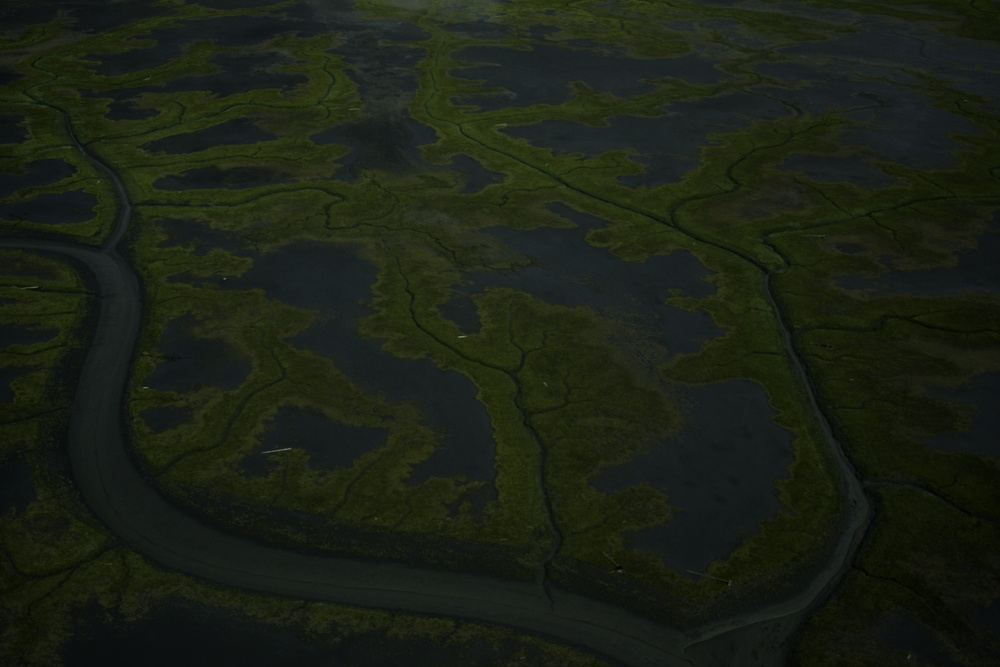
#> input picture T1/images/a0317-IMG_0647.jpg, 1000 x 667 px, shrunk from 4272 x 2848 before the run; its folder holds only this picture in this run
$ python main.py
#> lines starting #> are read from the running program, lines starting #| are printed output that depends on the picture
""" Trabalho 1 - CPM165
Adaptive histogram equalization with visual perception consistency

Imagem a0317-IMG_0647.jpg corresponde a Marsh

Algoritmo:

1. Entrada de uma imagem e obtenção de seu histograma normalizado pela média hist usando a Fórmula (1).
2. Encontrar o melhor parâmetro de correção global y1 para hist usando as Fórmulas (2) e (3),
obtendo assim o histograma ajustado hist1 pela Fórmula (4).
3. Calcular o coeficiente de correção gama secundário y2 usando a Fórmula (6).
4. Ajustar os dados pequenos em hist1 para obter hist2 pela Fórmula (5).
5. Calcular os vieses de brilho 𝛿1, 𝛿2 e o fator de ponderação ω pelas Fórmulas (9), (10) e (11).
6. Obter o histograma de saída do modelo baseado em CDF hist3 pelas Fórmulas (7) e (8).
7. Calcular o limite de truncamento Th usando a Fórmula (13) e obter o histograma truncado hist4 pela Fórmula (14).
8. Equalizar hist4 para obter a imagem aprimorada.
"""


import os
import numpy as np
import cv2
import matplotlib.pyplot as plt

def step1_normalized_histogram(image) -> tuple:
    """
    Passo 1 (Fórmula 1): hist = h x L
    - h: histograma de probabilidade (cada bin dividido pelo total de pixels)
    - L: alcance dinâmico do nível de cinza (normalmente 255) - variação do valor de cinza

    No Texto:
        - h: probability distribution histogram h is calculated by scaling down
            the vertical axis of the histogram in proportion to
            the total number of pixels.
        - L: the gray value variation range.

    Retornamos:
        gray: imagem em tons de cinza
        hist: histograma normalizado multiplicado por L
        Im: brilho médio da imagem
    """

    gray = cv2.cvtColor(image, cv2.COLOR_BGR2GRAY)
    h_raw, _ = np.histogram(gray.flatten(), bins=256, range=[0, 256]) # quantos pixels de cada nível de cinza (0–255)
    h = h_raw / h_raw.sum() # Normaliza para obter probabilidades h (E h = 1)
    L = 255 # alcance dos níveis de cinza, que em imagens de 8 bits vai de 0 a 255
    hist = h * L # Fórmula 1
    Im = np.mean(gray) # Brilho médio - média simples dos pixels em cinza

    return gray, hist, Im

def step2_gamma1_adjustment(hist, Im):
    """
    Passo 2 - Fórmulas (2), (3) e (4):
        (2) erro_abs = argmin_y |CDF(Im) - lambda|     s.t. y ∈ [0,1]
        (3) lambda = I_t / 255
        (4) hist1(k) = hist(k)^y_1
    Retorna:
        best_gamma: y_1 que minimiza erro_abs
        best_hist1: hist1 ajustado pelo y_1 ótimo
    """

    # Fórmula 3: lambda = I_t / 255
    lambda_ = Im / 255

    # Iniciar a busca
    # min_diff = armazenar o erro absoluto
    # best_gamma o y_1 correspondente
    # best_hist1 o histograma resultante

    min_diff = float('inf')
    best_gamma = 0.0
    best_hist1 = hist.copy()

    # Varre y E [0,1]
    # for gamma in np.linspace(0.0, 1.0, 100):
    for gamma in np.linspace(0.5, 1.0, 100):

        # Fórmula 4 hist1(k) = hist(k)^γ
        hist1 = hist ** gamma
        hist1 = hist1 / hist1.sum() # normaliza para soma = 1 - para que seja distribuicao de probabilidade
        cdf = np.cumsum(hist1) # # CDF(hist1, Im) = E_{i=0}^{Im} hist1(i)
        diff = abs(cdf[int(Im)] - lambda_) # Fórmula 2  erro = |CDF(Im) − lambda|

        # atualiza o melhor y se este diff for menor que o erro_abs encontrado até agora
        if diff < min_diff:
            min_diff = diff
            best_gamma = gamma
            best_hist1 = hist1
    # print(f"{best_gamma=}")

    # devolve y_1 ótimo e o histograma ajustado correspondente
    return best_gamma, best_hist1


def step3_gamma2(gamma1):
    """
    Passo 3 - Fórmula 6:
        y2 = a x (1 - y1)
        onde a (peso) = 1 por padrão no artigo.

    No texto:
        - (a) where Î ± is the weight coefficient and the default value is 1
    Retorna:
        y2: coeficiente de correção secundário para "small data"
    """

    # y2 = a x (1 − y1)
    # aqui a = 1 (valor default do artigo), logo y2 = 1 * (1 − y1)

    return 1 * (1 - gamma1)

def step4_hist2_small_values(hist1: np.ndarray, gamma2: float) -> np.ndarray:
    """
    Passo 4 Fórmula 5 - Detail protection:
        hist2(k) = {
            hist1(k)    , if hist1(k) >= 1
            hist1(k)^g2 , if hist1(k) <  1
        }

    No Texto (secao 3.1.2 Detail protection):
        A correcao secundaria de gamma e aplicada apenas aos valores
        de histograma de baixa probabilidade (small data).

    Retorna:
        hist2: vetor de histograma com small data corrigidos por gamma2
    """

    # copia para nao alterar o original
    hist2 = hist1.copy()

    # máscara: True para todos os bins cujo valor é < 1.0
    mask = hist1 < 1.0

    # aplica gamma2 apenas aos small data
    hist2[mask] = hist1[mask] ** gamma2

    # renormaliza para garantir soma igual a 1
    hist2 = hist2 / hist2.sum()

    return hist2

def step5_bias_and_weights(hist, hist2, Im, It=127):
    """
    Passo 5 - Formulas 9, 10 e 11:

        histl  = sum(hist2[0 : Im_index])
        histt  = sum(hist2)                # total do histograma ajustado (deveria ser L = 255)
        kl     = Im_index                  # numero de bins abaixo de Im
        kr     = 256 - Im_index            # numero de bins acima de Im

        Formula  9: delta1 = (It * histt - L * histl) / (kl * (L - It))
        Formula 10: delta2 = (L * histl - It * histt) / (kr * It)
        Formula 11: omega  = exp( - (Im - It)**2 / (2 * sigma**2) )

    No texto (secao 3.2.1 Adaptive brightness control):
        It is the target average value 127
        where sigma defaults to 30
        "omega = exp(-(Im - It)^2 / (2 sigma^2))"

    Observação:
        - 1e-8, margem de segurança par evitar ZeroDivisionError

    Retorna:
        delta1: viés de brilho para bins abaixo de Im
        delta2: viés de brilho para bins acima de Im
        w     : fator de ponderacao omega
    """
    # converte Im para indice inteiro de bin
    m = int(Im)

    # soma dos bins abaixo de Im (small data) no histograma ajustado hist2
    histl = hist2[:m].sum()

    # soma total do histograma ajustado; deve ser igual a L (255) se hist2 for escala L
    histt = hist2.sum()

    # L e It do artigo; L e o alcance dinamico = 255, It valor medio alvo = 127 por padrao
    L = 255.0

    # kl e kr de acordo com a definicao
    kl = m
    kr = 256 - m

    # calcula delta1 conforme Formula (9)
    # (It * histt - L * histl) / (kl * (L - It))
    delta1 = (It * histt - L * histl) / (kl * (L - It) + 1e-8)

    # calcula delta2 conforme Formula (10)
    # (L * histl - It * histt) / (kr * It)
    delta2 = (L * histl - It * histt) / (kr * It + 1e-8)

    # constante sigma do artigo
    sigma = 30.0

    # calcula omega conforme Formula (11)
    # exp(- (Im - It)^2 / (2 sigma^2))
    w = np.exp(-((Im - It) ** 2) / (2 * sigma * sigma))

    return delta1, delta2, w


def step6_cdf_model(hist2, delta1, delta2, Im, lambda_):
    """
    Passo 6 - Formulas 7 e 8:
        Formula 7: hist3(k) = hist2(k) + delta1   para k < Im_index
        Formula 8: hist3(k) = hist2(k) + delta2   para k >= Im_index

    No Texto (secao 3.1.3 Brightness control):
        "A luminance adjustment factor is introduced to correct hist2.
        quando CDF(Im) <= lambda, add delta1 aos bins da parte esquerda,
        quando CDF(Im) > lambda, add delta2 aos bins da parte direita."

    Retorna:
        hist3: histograma apos correcao de brilho, reclipado e renormalizado
    """
    # converte Im para indice inteiro de bin

    m = int(Im)
    hist3 = hist2.copy()

    # calcula CDF(hist2, Im)
    cdf2 = np.cumsum(hist2)
    if cdf2[m] <= lambda_:
        # Formula 7: adiciona delta1 apenas aos bins < Im
        for i in range(m):
            hist3[i] += delta1
    else:
        # Formula 8: adiciona delta2 apenas aos bins >= Im
        for i in range(m, len(hist3)):
            hist3[i] += delta2

    # remove possiveis valores negativos e renormaliza
    hist3 = np.clip(hist3, 0, None)
    hist3 /= hist3.sum()
    return hist3


def step7_truncate_hist(hist3: np.ndarray, a: float = 2.0, b: float = 5.0) -> np.ndarray:
    """
    Passo 7 - Formulas 13 e 14:
        Formula 13: Th[g] = a * Rg[g] + b, para cada nivel de cinza g
        Formula 14: hist4[g] = min(hist3[g], Th[g])

    No Texto (secao 3.2.2 Visual restriction):
        "Rg e definido por uma funcao em quatro partes (Formula 12) que
        reflete a resolucao do olho humano em cada nivel de cinza.
        Depois, Th = a*Rg + b e hist4 = min(hist3, Th)."
    Retorna:
        hist4: histograma truncado e renormalizado
    """

    # numero de niveis de cinza
    n = len(hist3)  # deve ser 256

    # calcula a funcao Rg para cada nivel g de 0 a n-1 - Formula 12
    Rg = np.zeros(n)
    for g in range(n):
        if   0 <= g <  32:
            Rg[g] = -g/8 + 6
        elif 32 <= g <  64:
            Rg[g] = -g/32 + 3
        elif 64 <= g < 192:
            Rg[g] =  g/128 + 0.5
        else:  # 192 <= g < 256
            Rg[g] =  g/64 - 1

    # Formula 13: calcula o limiar Th para cada nivel
    Th = a * Rg + b

    # Formula 14: trunca cada bin de hist3 pelo limiar Th correspondente
    hist4 = np.minimum(hist3, Th)

    # renormaliza para que a soma seja 1
    # não ser mais 1, o que quebraria a interpretação como distribuição de probabilidade.
    total = hist4.sum()
    if total > 0:
        hist4 = hist4 / total

    return hist4


def step8_equalize(gray, hist):
    """
    Passo 8: Equalizar imagem usando cdf do histograma final (hist4).

    No texto (secao 3.1 final):
        "Equalizar hist4 para obter a imagem aprimorada."
    """

    # calcula a cdf acumulada do histograma
    cdf = np.cumsum(hist)
    # escala a cdf para o intervalo 0 a 255
    cdf = 255 * cdf / cdf[-1]
    # faz a remapeamento dos pixels usando a cdf escalada
    equalized = np.interp(gray.flatten(), np.arange(256), cdf)
    # remodela ao formato original e converte para uint8
    # print(f"{equalized=}")

    return equalized.reshape(gray.shape).astype(np.uint8)

def plot_image_with_histogram(axes, column, image, title):
    """Insert subplots of the image and it's histogram below it"""

    greyscale = 2 == len(image.shape)

    # 1st row - plot image
    ax_img = axes[0, column]
    ax_img.imshow(image, cmap='gray' if greyscale else None)
    ax_img.set_title(title)
    ax_img.axis('off')

    # 2nd row - plot corresponding histogram
    ax_hist = axes[1, column]
    if greyscale:
        ax_hist.hist(image.ravel(), bins=256, range=[0, 256], color='black')
        ax_hist.set_xlim(0, 256)
        ax_hist.tick_params(axis='y', labelleft=False)
    else:
        ax_hist.set_visible(False)

def main():
    root_folder = os.path.dirname(os.path.abspath(__file__))

    # Ensure output folder exists
    output_folder = os.path.join(root_folder, "image_results")
    os.makedirs(output_folder, exist_ok=True)

    # Collect the input files
    input_folder = os.path.join(os.path.dirname(os.path.abspath(__file__)), "images")
    input_files = [
        os.path.join(root, file)
        for root, dirs, files_list in os.walk(input_folder)
        for file in files_list
    ]

    for index, input_image_path in enumerate(input_files):

        print(f"Processing: {index+1}/{len(input_files)}")

        output_filename_base = os.path.join(output_folder, os.path.basename(input_image_path))
        image = cv2.imread(input_image_path)
#> image is the input picture: shape (667, 1000, 3); mean B, G, R 20.9, 32.3, 26.7

        gray, hist, Im      = step1_normalized_histogram(image)
#> in step1_normalized_histogram, `gray = cv2.cvtColor(image, cv2.COLOR_BGR2GRAY)`:
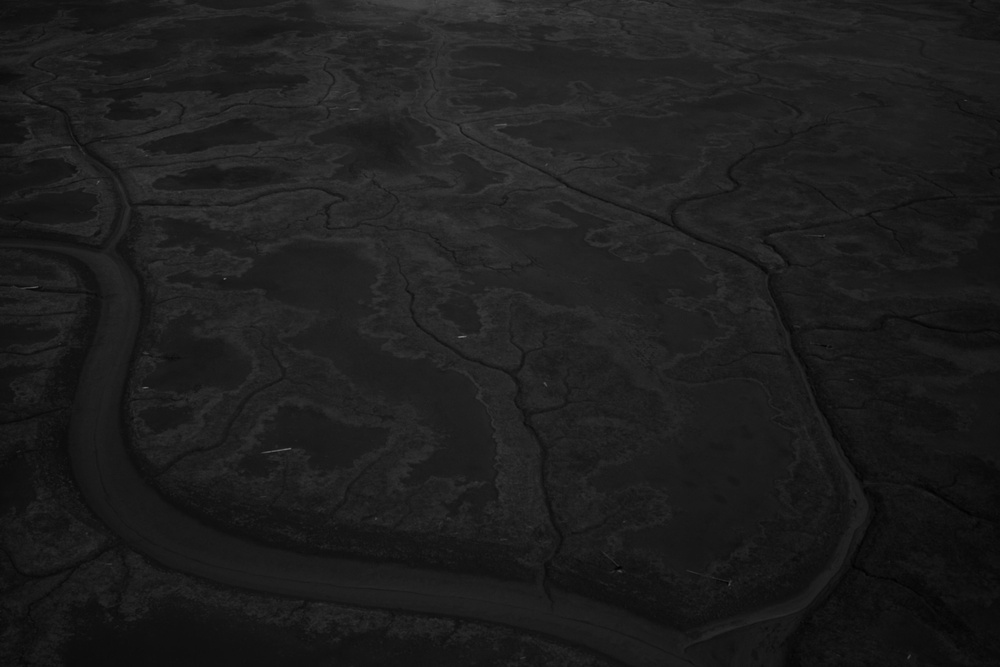
#> gray: shape (667, 1000); min 1, max 122, mean 29.4
#> in step1_normalized_histogram, `h_raw, _ = np.histogram(gray.flatten(), bins=256, range=[0, 256])`: h_raw = 256 values, max 31655 at index 28, min 0 at index 0, mean 2605.5
#> in step1_normalized_histogram, `h = h_raw / h_raw.sum()`: h = 256 values, max 0.0475 at index 28, min 0 at index 0, mean 0.00391
#> in step1_normalized_histogram, `hist = h * L`: hist = 256 values, max 12.1 at index 28, min 0 at index 0, mean 0.996
#> in step1_normalized_histogram, `Im = np.mean(gray)`: Im = 29.36
#> Im = 29.36
        gamma1, hist1       = step2_gamma1_adjustment(hist, Im)
#> in step2_gamma1_adjustment, `lambda_ = Im / 255`: lambda_ = 0.115
#> in step2_gamma1_adjustment, `best_hist1 = hist.copy()`: best_hist1 has the same summary as hist in step1_normalized_histogram
#> the loop in step2_gamma1_adjustment, `for gamma in np.linspace(0.5, 1.0, 100):` made 100 passes
#> (diff, min_diff) on pass 1: (0.366, 0.366)
#> diff on passes 2 to 7: 0.366, 0.367, 0.368, 0.368, 0.369, 0.37
#> after the loop in step2_gamma1_adjustment, `for gamma in np.linspace(0.5, 1.0, 100):`: best_gamma = 0.5; best_hist1 = 256 values, max 0.0331 at index 28, min 0 at index 0, mean 0.00391; min_diff = 0.366
#> gamma1 = 0.5; hist1 has the same summary as best_hist1 in step2_gamma1_adjustment
        gamma2              = step3_gamma2(gamma1)
#> gamma2 = 0.5
        hist2               = step4_hist2_small_values(hist1, gamma2)
#> in step4_hist2_small_values, `hist2 = hist1.copy()`: hist2 has the same summary as best_hist1 in step2_gamma1_adjustment
#> in step4_hist2_small_values, `hist2 = hist2 / hist2.sum()`: hist2 = 256 values, max 0.0228 at index 28, min 0 at index 0, mean 0.00391
        delta1, delta2, w   = step5_bias_and_weights(hist, hist2, Im)
#> in step5_bias_and_weights, `m = int(Im)`: m = 29
#> in step5_bias_and_weights, `histl = hist2[:m].sum()`: histl = 0.4
#> in step5_bias_and_weights, `histt = hist2.sum()`: histt = 1
#> in step5_bias_and_weights, `kl = m`: kl = 29
#> in step5_bias_and_weights, `kr = 256 - m`: kr = 227
#> in step5_bias_and_weights, `delta1 = (It * histt - L * histl) / (kl * (L - It) + 1e-8)`: delta1 = 0.00677
#> in step5_bias_and_weights, `delta2 = (L * histl - It * histt) / (kr * It + 1e-8)`: delta2 = -0.000871
#> in step5_bias_and_weights, `w = np.exp(-((Im - It) ** 2) / (2 * sigma * sigma))`: w = 0.00501
#> delta1 = 0.00677; delta2 = -0.000871; w = 0.00501
        hist3               = step6_cdf_model(hist2, delta1, delta2, w, Im)
#> in step6_cdf_model, `m = int(Im)`: m = 0
#> in step6_cdf_model, `hist3 = hist2.copy()`: hist3 has the same summary as hist2 in step4_hist2_small_values
#> in step6_cdf_model, `cdf2 = np.cumsum(hist2)`: cdf2 = 256 values from 0 to 1
#> hist3 has the same summary as hist2 in step4_hist2_small_values
        hist4               = step7_truncate_hist(hist3)
#> in step7_truncate_hist, `n = len(hist3)`: n = 256
#> in step7_truncate_hist, `hist4 = np.minimum(hist3, Th)`: hist4 has the same summary as hist2 in step4_hist2_small_values
#> in step7_truncate_hist, `total = hist4.sum()`: total = 1
#> hist4 has the same summary as hist2 in step4_hist2_small_values
        enhanced            = step8_equalize(gray, hist4)
#> in step8_equalize, `cdf = np.cumsum(hist)`: cdf = 256 values from 0 to 1
#> in step8_equalize, `cdf = 255 * cdf / cdf[-1]`: cdf = 256 values from 0 to 255
#> in step8_equalize, `return equalized.reshape(gray.shape).astype(np.uint8)`:
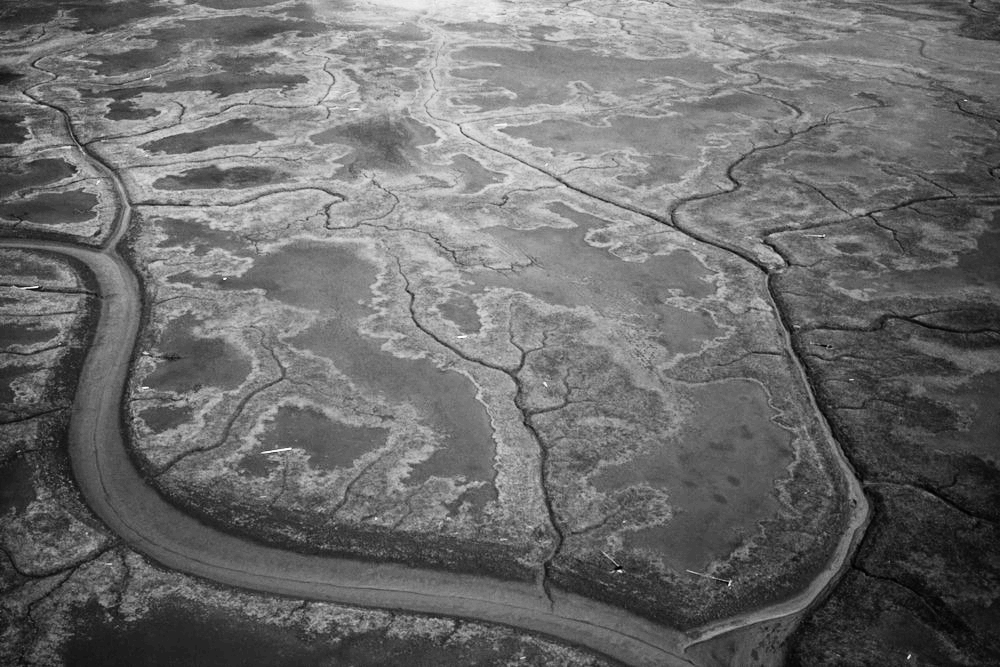
#> returned value: shape (667, 1000); min 0, max 255, mean 108.2

        # outros
        he = step8_equalize(gray, hist)
#> in step8_equalize (call 2), `return equalized.reshape(gray.shape).astype(np.uint8)`:
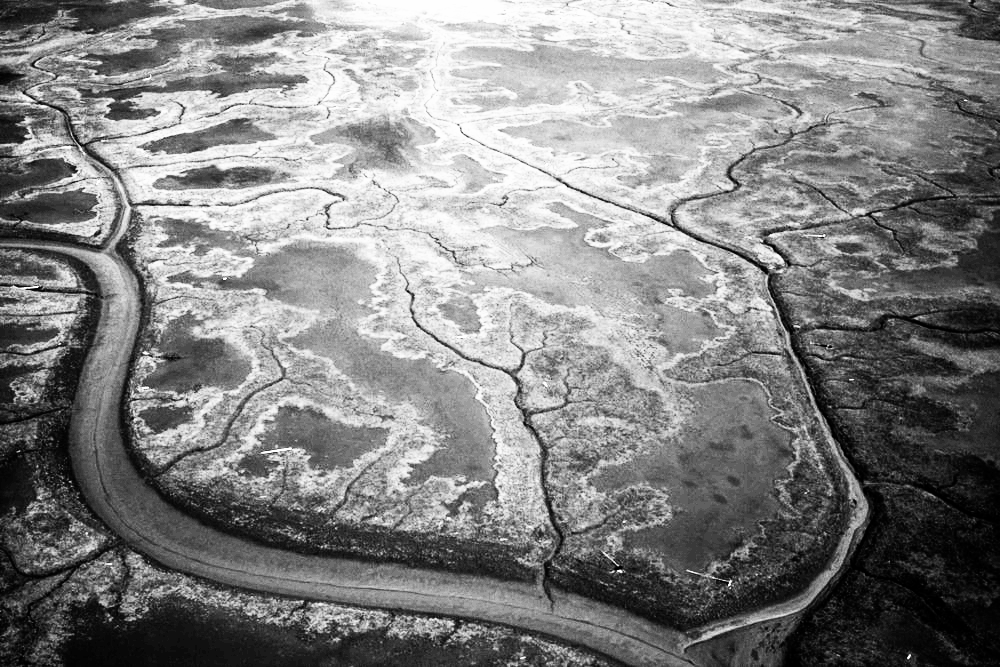
#> returned value: shape (667, 1000); min 0, max 255, mean 131.1

        #  Initial adjustment (passo 2)
        initial = step8_equalize(gray, hist1)
#> in step8_equalize (call 3), `cdf = np.cumsum(hist)`: cdf = 256 values from 0 to 1
#> in step8_equalize (call 3), `cdf = 255 * cdf / cdf[-1]`: cdf = 256 values from 0 to 255
#> in step8_equalize (call 3), `return equalized.reshape(gray.shape).astype(np.uint8)`:
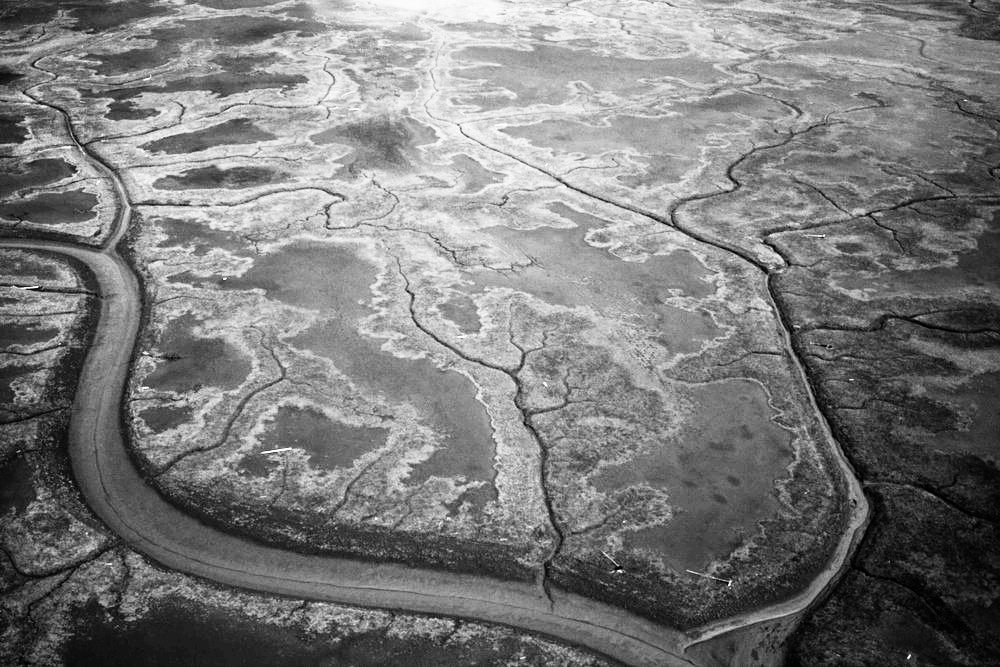
#> returned value: shape (667, 1000); min 0, max 255, mean 122.6

        # View original, intermediate and final together for comparison
        fig, axs = plt.subplots(2, 5, figsize=(30, 10))

        input_rgb = cv2.cvtColor(image, cv2.COLOR_BGR2RGB)
        plot_image_with_histogram(axs, 0, input_rgb,"Original")
        plot_image_with_histogram(axs, 1, gray,     "Grayscale")
        plot_image_with_histogram(axs, 2, he,       "HE")
        plot_image_with_histogram(axs, 3, initial,  "Initial Adjustment")
        plot_image_with_histogram(axs, 4, enhanced, "Enhanced (AHEVPC)")

        plt.tight_layout()
        plt.savefig(f"{output_filename_base}_final.png")
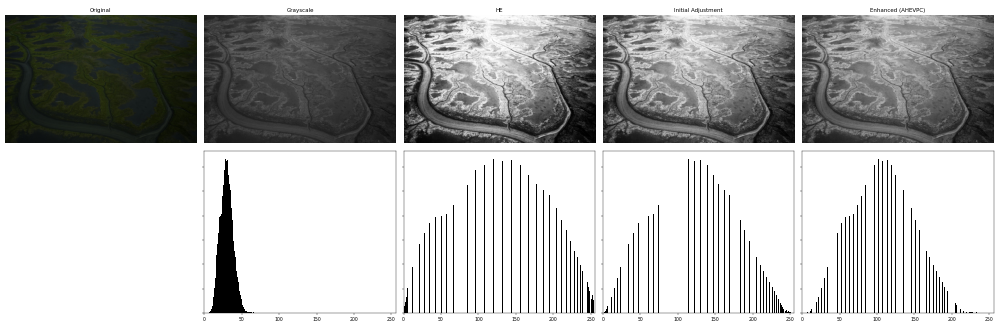
#> figure drawn by matplotlib, 9 panels

        # Save the processed images
        cv2.imwrite(f"{output_filename_base}_gray.png", gray)
        cv2.imwrite(f"{output_filename_base}_enhanced.png", enhanced)

if __name__ == "__main__":
    main()
